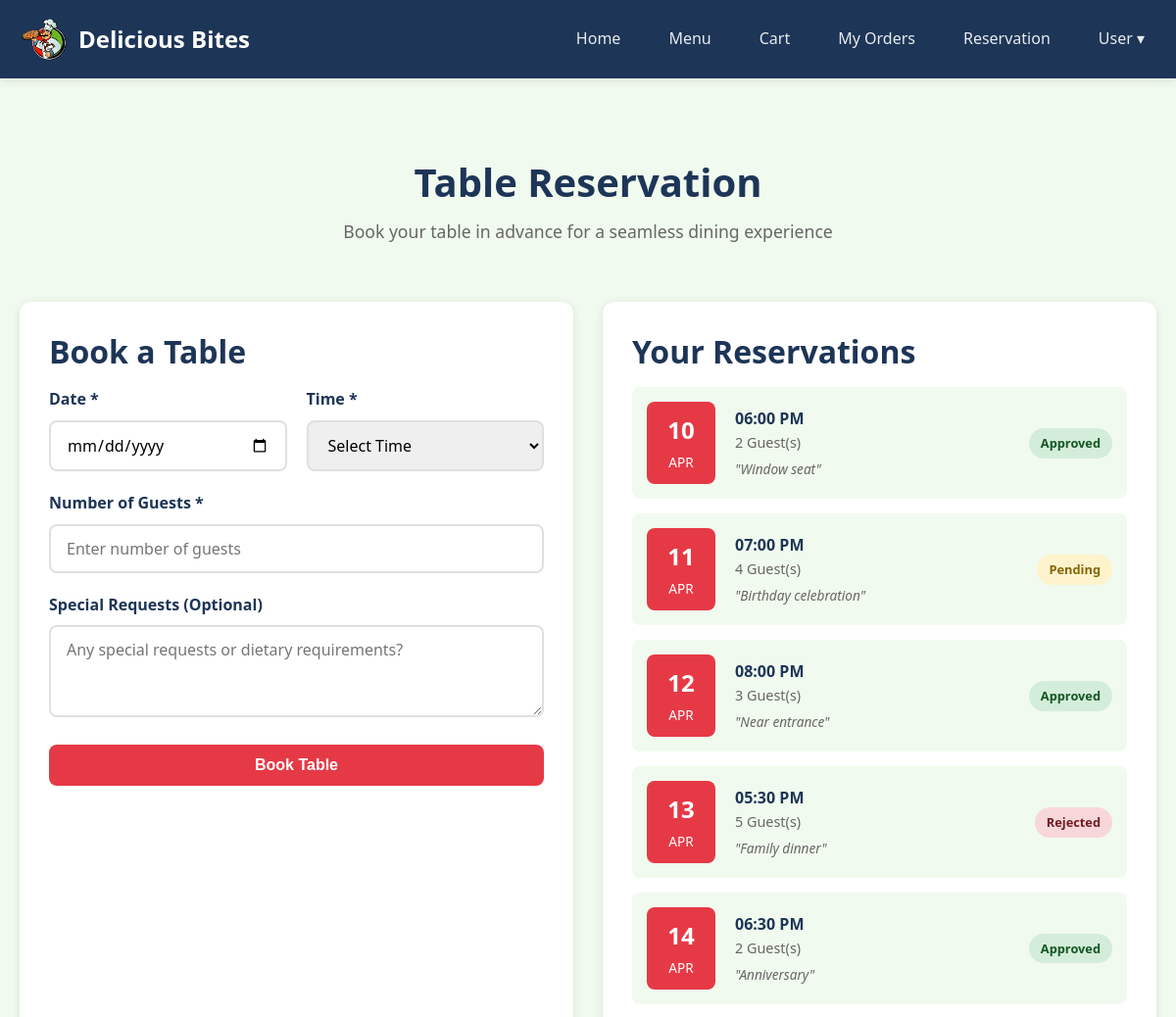
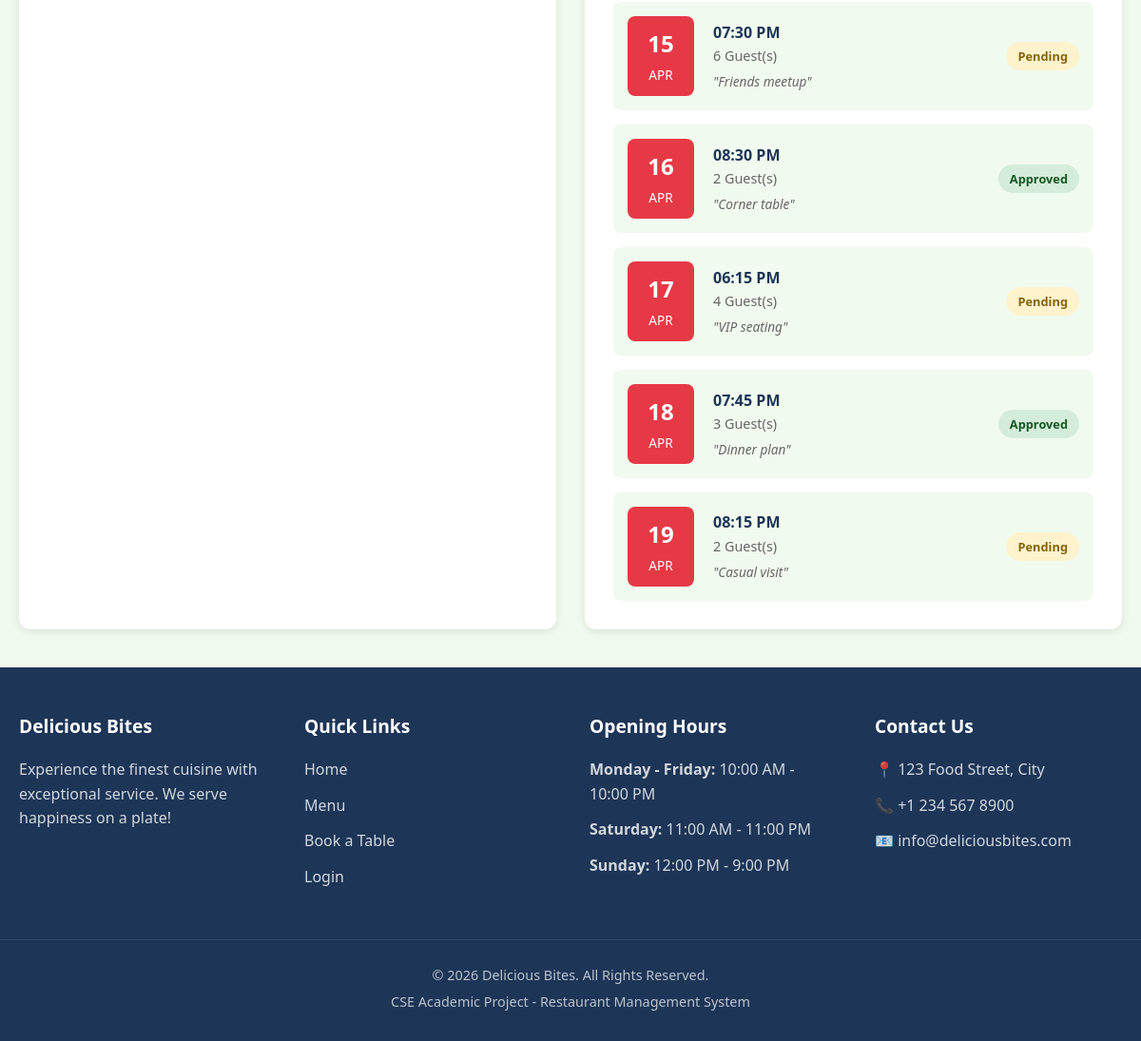
Page /user/reservation.php (signed in) on the committed database (2 pictures, top to bottom).
### tables this page shows
CREATE TABLE reservations (
    reservation_id INT AUTO_INCREMENT PRIMARY KEY,
    user_id INT NOT NULL,
    reservation_date DATE,
    reservation_time TIME,
    num_guests INT,
    special_request TEXT,
    status ENUM('Pending','Approved','Rejected') DEFAULT 'Pending',
    created_at TIMESTAMP DEFAULT CURRENT_TIMESTAMP,
    FOREIGN KEY (user_id) REFERENCES users(user_id) ON DELETE CASCADE
);

### user/reservation.php (the view, shortened to what this page needs)
<?php
require_once '../config/db.php';
$user_id = $_SESSION['user_id'];
$reservations_query = "SELECT * FROM reservations WHERE user_id = $user_id ORDER BY created_at DESC";
$reservations_result = mysqli_query($conn, $reservations_query);
?>
<!DOCTYPE html>
<html lang="en">
<head>
    <link rel="stylesheet" href="../assets/css/style.css">
</head>
<body>
    <?php include '../includes/navbar.php'; ?>
    <main class="reservation-page">
        <div class="container">
            <div class="page-header">
                <h1>Table Reservation</h1>
                <p>Book your table in advance for a seamless dining experience</p>
            </div>
            <div class="reservation-container">
                <div class="reservation-form-section">
                    <h2>Book a Table</h2>
                    <form action="reservation.php" method="POST" class="reservation-form">
                        <div class="form-row">
                            <div class="form-group">
                                <label for="reservation_date">Date *</label>
                                <input type="date"
                                       id="reservation_date"
                                       name="reservation_date"
                                       min="<?php echo date('Y-m-d'); ?>"
                                       required>
                            </div>
                            <div class="form-group">
                                <label for="reservation_time">Time *</label>
                                <select id="reservation_time" name="reservation_time" required>
                                    <option value="">Select Time</option>
                                </select>
                            </div>
                        </div>
                        <div class="form-group">
                            <label for="num_guests">Number of Guests *</label>
                            <input type="number"
                                   id="num_guests"
                                   name="num_guests"
                                   min="1"
                                   max="20"
                                   placeholder="Enter number of guests"
                                   required>
                        </div>
                        <div class="form-group">
                            <label for="special_request">Special Requests (Optional)</label>
                            <textarea id="special_request"
                                      name="special_request"
                                      rows="3"
                                      placeholder="Any special requests or dietary requirements?"></textarea>
                        </div>
                        <button type="submit" class="btn btn-primary btn-block">Book Table</button>
                    </form>
                </div>
                <div class="reservations-list-section">
                    <h2>Your Reservations</h2>
                    <?php if (mysqli_num_rows($reservations_result) > 0): ?>
                        <div class="reservations-list">
                            <?php while ($reservation = mysqli_fetch_assoc($reservations_result)): ?>
                                <div class="reservation-card">
                                    <div class="reservation-date-box">
                                        <span class="day"><?php echo date('d', strtotime($reservation['reservation_date'])); ?></span>
                                        <span class="month"><?php echo date('M', strtotime($reservation['reservation_date'])); ?></span>
                                    </div>
                                    <div class="reservation-info">
                                        <div class="reservation-time">
                                            <?php echo date('h:i A', strtotime($reservation['reservation_time'])); ?>
                                        </div>
                                        <div class="reservation-guests">
                                            <?php echo $reservation['num_guests']; ?> Guest(s)
                                        </div>
                                        <?php if ($reservation['special_request']): ?>
                                            <div class="special-request">
                                                "<?php echo $reservation['special_request']; ?>"
                                            </div>
                                        <?php endif; ?>
                                    </div>
                                    <span class="status-badge status-<?php echo strtolower($reservation['status']); ?>">
                                        <?php echo $reservation['status']; ?>
                                    </span>
                                </div>
                            <?php endwhile; ?>
                        </div>
                    <?php else: ?>
                        <div class="empty-state small">
                            <p>No reservations yet</p>
                        </div>
                    <?php endif; ?>
                </div>
            </div>
        </div>
    </main>
    <?php include '../includes/footer.php'; ?>
</body>
</html>

### assets/css/style.css (style rules this page uses)
:root { --primary-color: #e63946; --primary-dark: #c5303c; --secondary-color: #1d3557; --secondary-light: #457b9d; --accent-color: #f1faee; --background-color: #ffffff; --text-color: #333333; --text-light: #666666; --border-color: #e0e0e0; --success-color: #2ecc71; --warning-color: #f39c12; --danger-color: #e74c3c; --shadow: 0 2px 10px rgba(0, 0, 0, 0.1); --shadow-lg: 0 5px 20px rgba(0, 0, 0, 0.15); --radius: 8px; --radius-lg: 12px; }
* { margin: 0; padding: 0; box-sizing: border-box; }
html { scroll-behavior: smooth; }
body { font-family: 'Segoe UI', Tahoma, Geneva, Verdana, sans-serif; font-size: 16px; line-height: 1.6; color: var(--text-color); background-color: var(--background-color); min-height: 100vh; display: flex; flex-direction: column; }
main { flex: 1; }
h1, h2, h3, h4, h5, h6 { color: var(--secondary-color); margin-bottom: 0.5em; line-height: 1.3; }
h1 { font-size: 2.5rem; }
h2 { font-size: 2rem; }
p { margin-bottom: 1em; color: var(--text-light); }
.container { max-width: 1200px; margin: 0 auto; padding: 0 20px; }
.btn { display: inline-block; padding: 12px 24px; font-size: 1rem; font-weight: 600; text-align: center; border: none; border-radius: var(--radius); cursor: pointer; transition: all 0.3s ease; }
.btn-primary { background-color: var(--primary-color); color: white; }
.btn-block { display: block; width: 100%; }
.page-header { text-align: center; padding: 40px 0; }
.page-header h1 { margin-bottom: 10px; }
.page-header p { color: var(--text-light); font-size: 1.1rem; }
.form-group { margin-bottom: 20px; }
.form-group label { display: block; margin-bottom: 8px; font-weight: 600; color: var(--secondary-color); }
.form-group input, .form-group select, .form-group textarea { width: 100%; padding: 12px 16px; border: 2px solid var(--border-color); border-radius: var(--radius); font-size: 1rem; font-family: inherit; transition: border-color 0.3s ease; }
.form-row { display: grid; grid-template-columns: 1fr 1fr; gap: 20px; }
.status-badge { display: inline-block; padding: 5px 12px; border-radius: 20px; font-size: 0.8rem; font-weight: 600; }
.status-pending { background-color: #fff3cd; color: #856404; }
.status-delivered, .status-approved { background-color: #d4edda; color: #155724; }
.status-cancelled, .status-rejected { background-color: #f8d7da; color: #721c24; }
.reservation-page { padding: 40px 0; background-color: var(--accent-color); min-height: calc(100vh - 200px); }
.reservation-container { display: grid; grid-template-columns: 1fr 1fr; gap: 30px; }
.reservation-form-section, .reservations-list-section { background-color: white; padding: 30px; border-radius: var(--radius-lg); box-shadow: var(--shadow); }
.reservations-list { display: flex; flex-direction: column; gap: 15px; }
.reservation-card { display: flex; align-items: center; gap: 20px; padding: 15px; background-color: var(--accent-color); border-radius: var(--radius); }
.reservation-date-box { background-color: var(--primary-color); color: white; padding: 10px 15px; border-radius: var(--radius); text-align: center; min-width: 70px; }
.reservation-date-box .day { display: block; font-size: 1.5rem; font-weight: bold; }
.reservation-date-box .month { font-size: 0.85rem; text-transform: uppercase; }
.reservation-info { flex: 1; }
.reservation-time { font-weight: 600; color: var(--secondary-color); }
.reservation-guests { color: var(--text-light); font-size: 0.9rem; }
.special-request { font-style: italic; color: var(--text-light); font-size: 0.85rem; margin-top: 5px; }

### rows in the picture
reservations: reservation_date "10", reservation_date "APR", reservation_time "06:00 PM", num_guests "2", special_request "Window seat", status "Approved"
reservations: reservation_date "11", reservation_date "APR", reservation_time "07:00 PM", num_guests "4", special_request "Birthday celebration", status "Pending"
reservations: reservation_date "12", reservation_date "APR", reservation_time "08:00 PM", num_guests "3", special_request "Near entrance", status "Approved"
reservations: reservation_date "13", reservation_date "APR", reservation_time "05:30 PM", num_guests "5", special_request "Family dinner", status "Rejected"
reservations: reservation_date "14", reservation_date "APR", reservation_time "06:30 PM", num_guests "2", special_request "Anniversary", status "Approved"
reservations: reservation_date "15", reservation_date "APR", reservation_time "07:30 PM", num_guests "6", special_request "Friends meetup", status "Pending"
reservations: reservation_date "16", reservation_date "APR", reservation_time "08:30 PM", num_guests "2", special_request "Corner table", status "Approved"
reservations: reservation_date "17", reservation_date "APR", reservation_time "06:15 PM", num_guests "4", special_request "VIP seating", status "Pending"
reservations: reservation_date "18", reservation_date "APR", reservation_time "07:45 PM", num_guests "3", special_request "Dinner plan", status "Approved"
reservations: reservation_date "19", reservation_date "APR", reservation_time "08:15 PM", num_guests "2", special_request "Casual visit", status "Pending"

### other values in the picture
$_SESSION['full_name'] "User"
